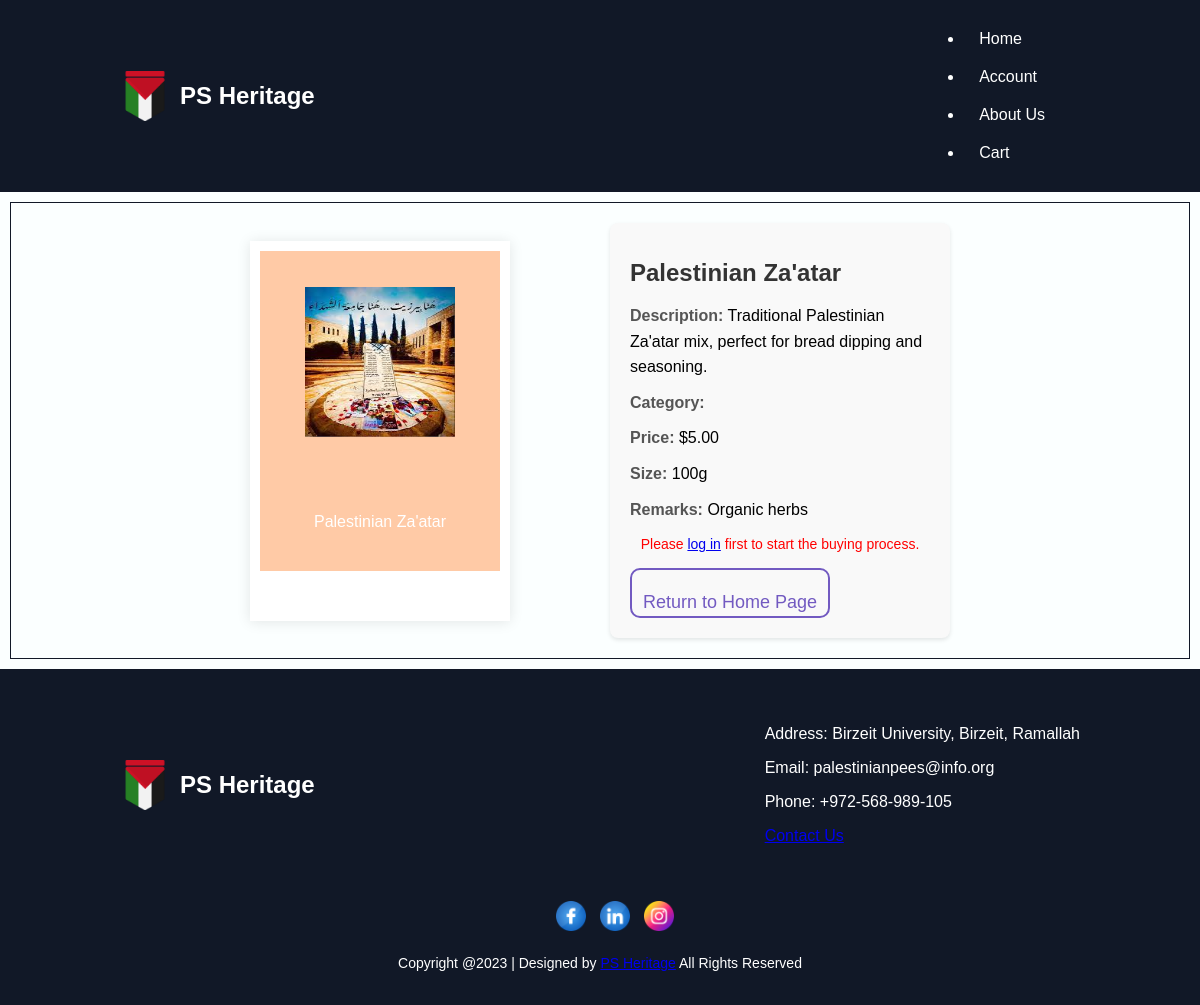
Page /productdetails.php?id=6 on the committed database.
### tables this page shows
CREATE TABLE `productimages` (
  `ImageID` int(11) NOT NULL,
  `ProductID` int(11) NOT NULL,
  `ImagePath` varchar(255) NOT NULL
);

CREATE TABLE `products` (
  `ProductID` int(11) NOT NULL,
  `Name` varchar(255) NOT NULL,
  `Description` text NOT NULL,
  `Category` enum('New Arrival','On Sale','Featured','High Demand','Normal') DEFAULT 'Normal',
  `Price` decimal(10,2) NOT NULL,
  `Size` varchar(100) DEFAULT NULL,
  `Remarks` text DEFAULT NULL
);

### productdetails.php (the view, shortened to what this page needs)
<?php
include "header.php";
$userId = isset($_SESSION['userid']) ? $_SESSION['userid'] : null;
if (isset($_GET['id']) && !empty(trim($_GET['id']))) {
    $query = "SELECT * FROM Products WHERE ProductID = :productid";
    if ($stmt = $pdo->prepare($query)) {
        $stmt->bindParam(':productid', $param_id);
        $param_id = trim($_GET['id']);
        if ($stmt->execute()) {
            if ($stmt->rowCount() == 1) {
                $product = $stmt->fetch(PDO::FETCH_ASSOC);
                $imagesQuery = "SELECT ImagePath FROM ProductImages WHERE ProductID = :productid";
                if ($imagesStmt = $pdo->prepare($imagesQuery)) {
                    $imagesStmt->bindParam(':productid', $param_id);
                    if ($imagesStmt->execute()) {
                        $images = $imagesStmt->fetchAll(PDO::FETCH_ASSOC);
                    } else {
                        $images = [];
                    }
                }
            } else {
                echo "Error: No product found with that ID.";
                $product = null;
            }
        } else {
            echo "Error: Could not execute the query.";
            $product = null;
        }
    } else {
        echo "Error: Could not prepare the query.";
        $product = null;
    }
} else {
    echo "Error: Product ID is not specified.";
    $product = null;
}
?>
<!DOCTYPE html>
<html lang="en">
<head>
    <link rel="stylesheet" href="headerandfooter.css">
</head>
<body>
    <div class="product-container">
        <?php if (isset($product) && $product != null) : ?>
            <div class="center-wrapper">
                <div class="pcard">
                    <div class="image">
                        <?php foreach ($images as $image) : ?>
                            <img src="<?php echo htmlspecialchars($image['ImagePath']); ?>" alt="Product Image" width="150" height="150">
                        <?php endforeach; ?>
                        <span class="text"><?php echo htmlspecialchars($product['Name']); ?></span>
                    </div>
                </div>
                <div class="product-details">
                    <h1 class="product-title"><?php echo htmlspecialchars($product['Name']); ?></h1>
                    <ul class="details-list">
                        <li><strong>Description:</strong> <?php echo htmlspecialchars($product['Description']); ?></li>
                        <li><strong>Category:</strong> <?php echo htmlspecialchars($product['Category']); ?></li>
                        <li><strong>Price:</strong> $<?php echo htmlspecialchars($product['Price']); ?></li>
                        <li><strong>Size:</strong> <?php echo htmlspecialchars($product['Size']); ?></li>
                        <li><strong>Remarks:</strong> <?php echo htmlspecialchars($product['Remarks']); ?></li>
                    </ul>
                    <?php if ($userId) :
                    ?>
                        <form action="cart.php" method="GET">
                            <input type="hidden" name="id" value="<?php echo $product['ProductID']; ?>">
                            <label for="quantity">Quantity:</label>
                            <input type="number" id="quantity" name="quantity" value="1" min="1" required>
                            <br>
                            <button type="submit" class="custom-button">Add To Cart</button>
                        </form>
                        <form action="orderProduct.php" method="GET">
                            <input type="hidden" name="id" value="<?php echo $product['ProductID']; ?>">
                            <input type="hidden" id="quantity" name="quantity" value="1">
                            <button type="submit" class="custom-button">Order Directly</button>
                        </form>
                    <?php else : ?>
                        <p class="error">Please <a href="log.php">log in</a> first to start the buying process.</p>
                    <?php endif; ?>
                    <a href="home.php"><button class="custom-button">Return to Home Page</button></a>
                </div>
            <?php else : ?>
                <p>Product details not found.</p>
            <?php endif; ?>
            </div>
    </div>
</body>
</html>
<?php
include "footer.php";
?>

### headerandfooter.css (style rules this page uses)
body { margin: 0; padding: 0; font-family: Arial, sans-serif; background-color: #FBFFFF }
.text { color: #ffffff; line-height: 1.5; }
.product-container { border: 1px solid rgba(17, 24, 39, 1); margin: 10px; padding: 10px; box-sizing: border-box; height: max-content; }
.custom-button { width: 200px; height: 50px; padding-top: 20px; position: relative; display: inline-block; text-align: center; font-size: 18px; text-decoration: none; color: #725AC1; background: transparent; cursor: pointer; transition: ease-out 0.5s; border: 2px solid #725AC1; border-radius: 10px; box-shadow: inset 0 0 0 0 #725AC1; }
.product-container { display: flex; align-items: center; justify-content: center; padding: 20px; gap: 20px; height: 100%; }
.center-wrapper { display: flex; align-items: flex-start; justify-content: center; gap: 100px; }
.pcard { width: 15em; height: 20em; box-shadow: 0px 1px 13px rgba(0, 0, 0, 0.1); align-items: center; justify-content: center; background: #fff; padding: 10px; padding-bottom: 50px; margin: auto; }
.image { background: #ffcaa6; width: 100%; height: 100%; display: grid; place-items: center; }
.product-details { overflow:hidden; background: #f9f9f9; padding: 20px; border-radius: 8px; box-shadow: 0 2px 4px rgba(0,0,0,0.1); max-width: 300px; margin: auto; }
.product-title { font-size: 1.5em; color: #333; margin-bottom: 16px; }
.details-list { list-style: none; padding: 0; margin: 0; }
.details-list li { margin-bottom: 10px; line-height: 1.6; font-size: 1em; }
.details-list strong { color: #555; font-weight: bold; }
.error { color: #ff0000; font-size: 0.875rem; margin-bottom: 1rem; text-align: center; }

### rows in the picture
productimages: ImagePath (picture)
products: Name "Palestinian Za'atar", Description "Traditional Palestinian Za'atar mix, perfect for bread dipping and seasoning.", Price "5.00", Size "100g", Remarks "Organic herbs"
